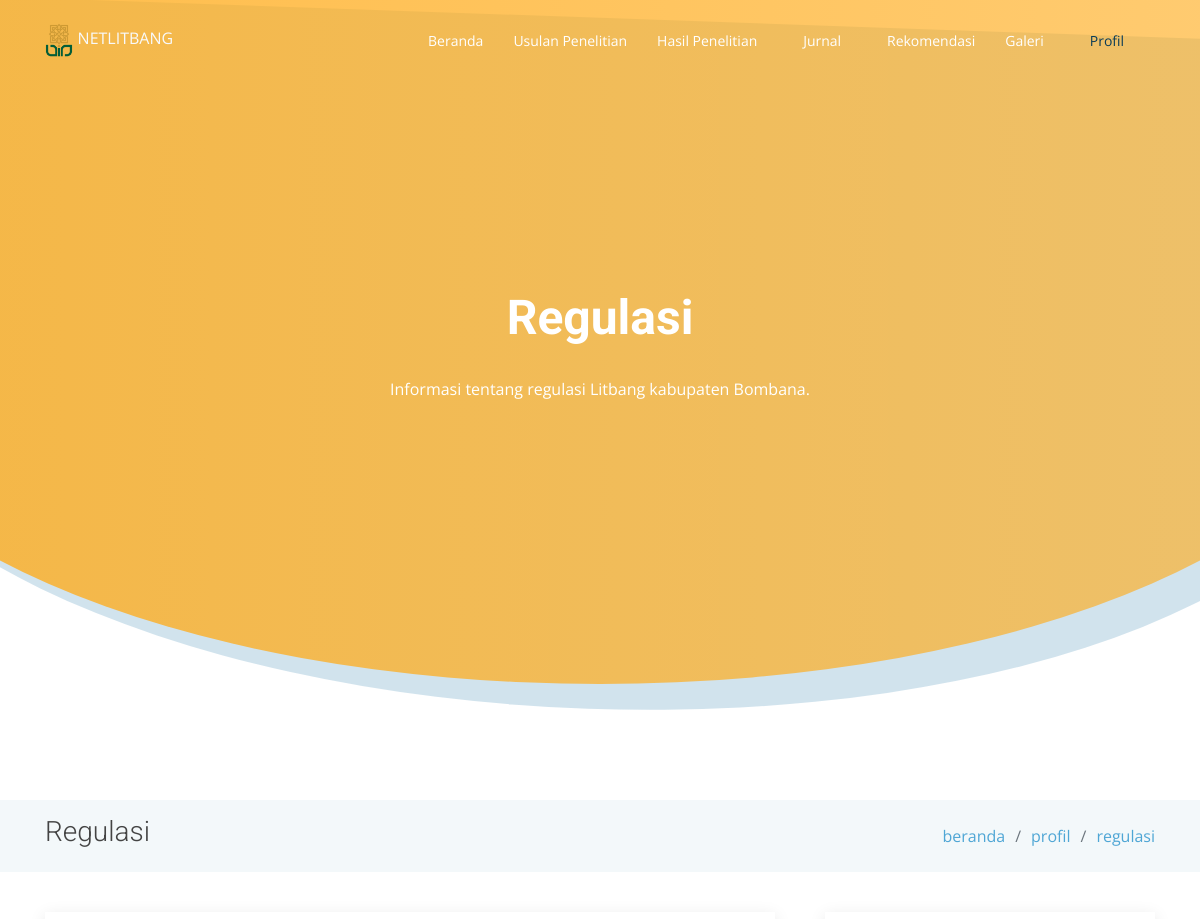
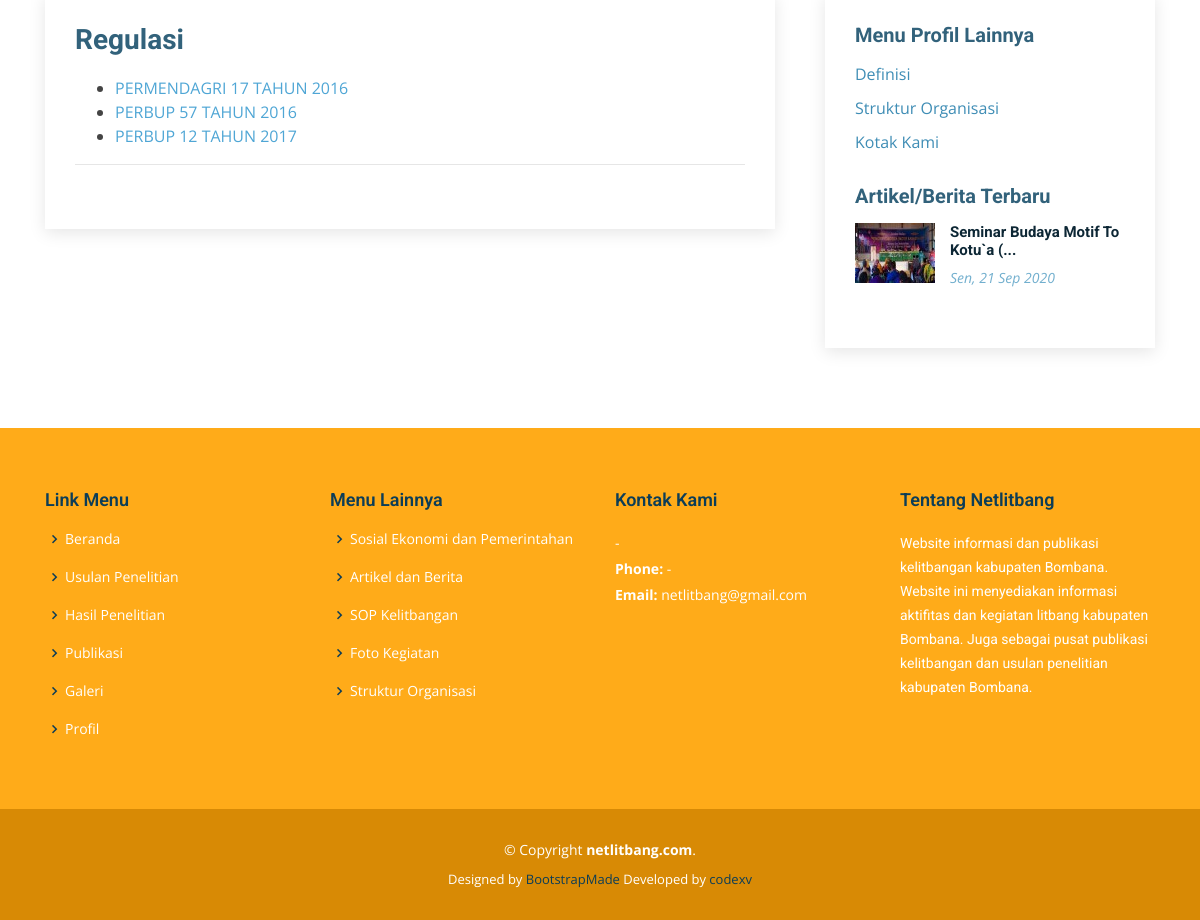
/profile/regulasi, run on the app's committed database (2 pictures, top to bottom).
### tables this page shows
CREATE TABLE `articles` (
  `id` int(11) NOT NULL,
  `title` varchar(250) DEFAULT NULL,
  `content` text NOT NULL,
  `file` varchar(55) DEFAULT NULL,
  `start_date` date DEFAULT NULL,
  `end_date` date DEFAULT NULL,
  `type` enum('sop-kelitbangan','rik-bombana','agenda-kegiatan','rekomendasi','artikel-berita','sosial-pemerintahan','ekonomi-pembangunan','inovasi-pelayanan-publik','definisi','regulasi','kontak-kami','struktur-organisasi','gambar','foto-kegiatan','video') NOT NULL,
  `slug` varchar(250) DEFAULT NULL,
  `created_at` timestamp NOT NULL DEFAULT current_timestamp(),
  `created_by` int(11) NOT NULL,
  `updated_at` timestamp NULL DEFAULT NULL,
  `updated_by` int(11) DEFAULT NULL
);

### application/controllers/Profile.php (called while the page is built, shortened)
<?php
class Profile extends CI_Controller {
	public function __construct() {
		$this->load->model('Profile_model');
	}
	public function index($content = 'definisi') {
		$data					= $this->__getContentData($content, 'index');
		$data['new_articles']	= $this->Profile_model->getNewArticle();
		$this->load->view('templates/header');
		$this->load->view('templates/head-content', $data);
		$this->load->view('pages/profile/'.$content);
		$this->load->view('templates/footer');
	}
	protected function __getContentData($content, $function = 'index', $slug = NULL) {
		if($function == 'index') {
			if($content == 'definisi') {
				$data				= $this->__getPagination($content, 'articles');
				$data['head'] 		= 'Definisi';
				$data['content']	= 'Definisi netlitbang kabupaten Bombana.';
				$data['title']		= 'Definisi';
				$data['link_map']	= [
					[
						'title'	=> 'beranda',
						'slug'	=> base_url()
					],
					[
						'title'	=> 'profil',
						'slug'	=> NULL
					],
					[
						'title'	=> 'definisi',
						'slug'	=> NULL
					],
				];
				$data['side_submenu']	= [
					[
						'title'	=> 'Struktur Organisasi',
						'slug'	=> base_url('profile/struktur-organisasi'),
						'total'	=> NULL
					],
					[
						'title'	=> 'Regulasi',
						'slug'	=> base_url('profile/regulasi'),
						'total' => NULL
					],
					[
						'title'	=> 'Kotak Kami',
						'slug'	=> base_url('profile/kontak-kami'),
						'total'	=> NULL
					]
				];
				return $data;
			}else if($content == 'regulasi') {
				$data				= $this->__getPagination($content, 'articles');
				$data['head'] 		= 'Regulasi';
				$data['content']	= 'Informasi tentang regulasi Litbang kabupaten Bombana.';
				$data['title']		= 'Regulasi';
				$data['link_map']	= [
					[
						'title'	=> 'beranda',
						'slug'	=> base_url()
					],
					[
						'title'	=> 'profil',
						'slug'	=> NULL
					],
					[
						'title'	=> 'regulasi',
						'slug'	=> NULL
					],
				];
				$data['side_submenu']	= [
					[
						'title'	=> 'Definisi',
						'slug'	=> base_url('profile/definisi'),
						'total' => NULL
					],
					[
						'title'	=> 'Struktur Organisasi',
						'slug'	=> base_url('profile/struktur-organisasi'),
						'total'	=> NULL
					],
					[
						'title'	=> 'Kotak Kami',
						'slug'	=> base_url('profile/kontak-kami'),
						'total'	=> NULL
					]
				];
				return $data;
			}else if($content == 'kontak-kami') {
				$data				= $this->__getPagination($content, 'articles');
				$data['head'] 		= 'Kontak Kami';
				$data['content']	= 'Informasi kontak netlitbang kabupaten Bombana.';
				$data['title']		= 'Kontak Kami';
				$data['link_map']	= [
					[
						'title'	=> 'beranda',
						'slug'	=> base_url()
					],
					[
						'title'	=> 'profil',
						'slug'	=> NULL
					],
					[
						'title'	=> 'kontak kami',
						'slug'	=> NULL
					],
				];
				$data['side_submenu']	= [
					[
						'title'	=> 'Definisi',
						'slug'	=> base_url('profile/definisi'),
						'total'	=> NULL
					],
					[
						'title'	=> 'Struktur Organisasi',
						'slug'	=> base_url('profile/struktur-organisasi'),
						'total'	=> NULL
					],
					[
						'title'	=> 'Regulasi',
						'slug'	=> base_url('profile/regulasi'),
						'total' => NULL
					]
				];
				return $data;
			}
		}else if($function == 'detail') {
			if($content == 'definisi') {
				$data['results']	= $this->Profile_model->getDetailData('articles', $slug);
				$data['head'] 		= 'Definisi';
				$data['content']	= 'Definisi netlitbang kabupaten Bombana.';
				$data['title']		= 'Definisi';
				$data['link_map']	= [
					[
						'title'	=> 'beranda',
						'slug'	=> base_url()
					],
					[
						'title'	=> 'profil',
						'slug'	=> NULL
					],
					[
						'title'	=> 'definisi',
						'slug'	=> NULL
					],
				];
				$data['side_submenu']	= [
					[
						'title'	=> 'Struktur Organisasi',
						'slug'	=> base_url('profile/struktur-organisasi'),
						'total'	=> NULL
					],
					[
						'title'	=> 'Regulasi',
						'slug'	=> base_url('profile/regulasi'),
						'total' => NULL
					],
					[
						'title'	=> 'Kotak Kami',
						'slug'	=> base_url('profile/kontak-kami'),
						'total'	=> NULL
					]
				];
				return $data;
			}else if($content == 'struktur-organisasi') {
				$data['results']	= $this->Profile_model->getDetailData('articles', $slug);
				$data['head'] 		= 'Struktur Organiasi';
				$data['content']	= 'Struktur organisasi Litbang kabupaten Bombana.';
				$data['title']		= 'Struktur Organiasi';
				$data['link_map']	= [
					[
						'title'	=> 'beranda',
						'slug'	=> base_url()
					],
					[
						'title'	=> 'profil',
						'slug'	=> NULL
					],
					[
						'title'	=> 'struktur organisasi',
						'slug'	=> NULL
					],
				];
				$data['side_submenu']	= [
					[
						'title'	=> 'Definisi',
						'slug'	=> base_url('profile/definisi'),
						'total'	=> NULL
					],
					[
						'title'	=> 'Regulasi',
						'slug'	=> base_url('profile/regulasi'),
						'total' => NULL
					],
					[
						'title'	=> 'Kotak Kami',
						'slug'	=> base_url('profile/kontak-kami'),
						'total'	=> NULL
					]
				];
				return $data;
			}else if($content == 'regulasi') {
				$data['results']	= $this->Profile_model->getDetailData('articles', $slug);
				$data['head'] 		= 'Regulasi';
				$data['content']	= 'Informasi tentang regulasi Litbang kabupaten Bombana.';
				$data['title']		= 'Regulasi';
				$data['link_map']	= [
					[
						'title'	=> 'beranda',
						'slug'	=> base_url()
					],
					[
						'title'	=> 'profil',
						'slug'	=> NULL
					],
					[
						'title'	=> 'regulasi',
						'slug'	=> NULL
					],
				];
				$data['side_submenu']	= [
					[
						'title'	=> 'Definisi',
						'slug'	=> base_url('profile/definisi'),
						'total' => NULL
					],
					[
						'title'	=> 'Struktur Organisasi',
						'slug'	=> base_url('profile/struktur-organisasi'),
						'total'	=> NULL
					],
					[
						'title'	=> 'Kotak Kami',
						'slug'	=> base_url('profile/kontak-kami'),
						'total'	=> NULL
					]
				];
				return $data;
			}else if($content == 'kontak-kami') {
				$data['results']	= $this->Profile_model->getDetailData('articles', $slug);
				$data['head'] 		= 'Kontak Kami';
				$data['content']	= 'Informasi kontak netlitbang kabupaten Bombana.';
				$data['title']		= 'Kontak Kami';
				$data['link_map']	= [
					[
						'title'	=> 'beranda',
						'slug'	=> base_url()
					],
					[
						'title'	=> 'profil',
						'slug'	=> NULL
					],
					[
						'title'	=> 'kontak kami',
						'slug'	=> NULL
					],
				];
				$data['side_submenu']	= [
					[
						'title'	=> 'Definisi',
						'slug'	=> base_url('profile/definisi'),
						'total'	=> NULL
					],
					[
						'title'	=> 'Struktur Organisasi',
						'slug'	=> base_url('profile/struktur-organisasi'),
						'total'	=> NULL
					],
					[
						'title'	=> 'Regulasi',
						'slug'	=> base_url('profile/regulasi'),
						'total' => NULL
					]
				];
				return $data;
			}
		}
	}
	protected function __getPagination($content, $table, $per_page = 10) {
		$config['base_url'] 	= base_url('profile/').$content;
		$config['total_rows'] 	= $this->Profile_model->getTotalData($content, $table);
		$config['per_page'] 	= $per_page;
		$config["uri_segment"] 	= 3;
		$choice 				= $config["total_rows"] / $config["per_page"];
		$config["num_links"] 	= floor($choice);
		$config['first_link']       = 'First';
		$config['last_link']        = 'Last';
		$config['next_link']        = '<i class="icofont-rounded-right"></i>';
		$config['prev_link']        = '<i class="icofont-rounded-left"></i>';
		$config['full_tag_open']    = '<ul class="justify-content-center">';
		$config['full_tag_close']   = '</ul>';
		$config['num_tag_open']     = '<li>';
		$config['num_tag_close']    = '</li>';
		$config['cur_tag_open']     = '<li class="active"><a href="#">';
		$config['cur_tag_close']    = '</a></li>';
		$config['next_tag_open']    = '<li>';
		$config['next_tagl_close']  = '</li>';
		$config['prev_tag_open']    = '<li>';
		$config['prev_tagl_close']  = '</li>';
		$config['first_tag_open']   = '<li>';
		$config['first_tagl_close'] = '</li>';
		$config['last_tag_open']    = '<li>';
		$config['last_tagl_close']  = '</li>';
		$this->pagination->initialize($config);
		$data['page'] 				= ($this->uri->segment(3)) ? $this->uri->segment(3) : 0;
		$data['results'] 			= $this->Profile_model->getContentData($content, $table, $config["per_page"], $data['page']);
		$data['pagination'] 		= $this->pagination->create_links();
		return $data;
	}
}

### index.php (called while the page is built, shortened)
<?php
require_once BASEPATH.'core/CodeIgniter.php';

### application/models/Profile_model.php (called while the page is built, shortened)
<?php
class Profile_model extends CI_Model{
    public function getContentData($type, $table, $limit, $start){
                      $this->db->limit($limit, $start);
                      $this->db->order_by('created_at', 'DESC');
        $results    = $this->db->get_where($table, ['type' => $type])->result_array();
        return $results;
    }
    public function getNewArticle(){
                      $this->db->limit(3);
                      $this->db->order_by('created_at', 'DESC');
        $results    = $this->db->get_where('articles', ['type' => 'artikel-berita'])->result_array();
        return $results;
    }
}

### application/helpers/rmy_helper.php (called while the page is built, shortened)
<?php defined('BASEPATH') OR exit('No direct script access allowed');
if (! function_exists('_limitText($string, $limit = 100)'))
{
	function _limitText($string, $limit = 100) {
        $string = strip_tags($string);
        if (strlen($string) > $limit) {
            $stringCut = substr($string, 0, $limit);
            $endPoint = strrpos($stringCut, ' ');
            $string = $endPoint? substr($stringCut, 0, $endPoint) : substr($stringCut, 0);
            $string .= '...';
        }
        return $string;
    }
}
if (! function_exists('_dateShortID($date)'))
{
	function _dateShortID($date){
        $bulan = array(
            'Jan',
            'Feb',
            'Mar',
            'Apr',
            'Mei',
            'Jun',
            'Jul',
            'Agu',
            'Sep',
            'Okt',
            'Nov',
            'Des'
        );
        $hari = array(
            'Monday' => 'Sen',
            'Tuesday' => 'Sel',
            'Wednesday' => 'Rab',
            'Thursday' => 'Kam',
            'Friday' => 'Jum',
            'Saturday' => 'Sab',
            'Sunday' => 'Min'
        );
        $split = explode(' ', $date);
        $split = explode('-', $split[0]);
        $indexHari = date('l', strtotime($date));
        return $hari[$indexHari].', '.$split[2].' '.$bulan[$split[1]-1].' '.$split[0];
    }
}

### application/views/pages/profile/regulasi.php (the view, shortened to what this page needs)
<main id="main">
    <section class="breadcrumbs">
    <div class="container">
        <div class="d-flex justify-content-between align-items-center">
        <h2><?=$title?></h2>
        <ol>
            <?php
                foreach($link_map as $link) {
            ?>
            <li><a href="<?=$link['slug']?>"><?=$link['title']?></a></li>
            <?php
                }
            ?>
        </ol>
        </div>
    </div>
    </section>
    <section class="blog" data-aos="fade-up" data-aos-easing="ease-in-out" data-aos-duration="500">
        <div class="container">
            <div class="row">
                <div class="col-lg-8 entries">
                    <article class="entry entry-single">
                        <h2 class="entry-title">
                            <a href="#">Regulasi</a>
                        </h2>
                        <div>
                            <ul>
                                <?php
                                    if(!empty($results)) {
                                        foreach($results as $row) {
                                ?>
                                <li>
                                    <a href="<?=base_url('uploads/files/').$row['file']?>"><?=$row['title']?></a>
                                </li>
                                <?php
                                        }
                                    }
                                ?>
                            </ul>
                        </div>
                        <div class="entry-footer clearfix">
                            <div class="float-right share">
                                <a href="#" title="Share on Twitter"><i class="icofont-twitter"></i></a>
                                <a href="#" title="Share on Facebook"><i class="icofont-facebook"></i></a>
                                <a href="#" title="Share on Instagram"><i class="icofont-instagram"></i></a>
                            </div>
                        </div>
                    </article>
                </div>
                <div class="col-lg-4">
                    <div class="sidebar">
                        <h3 class="sidebar-title">Menu Profil Lainnya</h3>
                        <div class="sidebar-item categories">
                            <ul>
                                <?php
                                    foreach($side_submenu as $submenu) {
                                ?>
                                <li><a href="<?=$submenu['slug']?>"><?=$submenu['title']?> <?=!empty($submenu['total']) ? '<span>('.$submenu['total'].')</span>' : '' ?></a></li>
                                <?php
                                    }
                                ?>
                            </ul>
                        </div>
                        <h3 class="sidebar-title">Artikel/Berita Terbaru</h3>
                        <div class="sidebar-item recent-posts">
                            <?php
                                if(!empty($new_articles)) {
                                    foreach($new_articles as $value) {
                            ?>
                            <div class="post-item clearfix">
                                <img src="<?=base_url('uploads/images/thumbs/').$value['file']?>" alt="gambar">
                                <h4><a href="<?=base_url('journal/detail/artikel-berita/').$value['slug']?>"><?=_limitText($value['title'],35)?></a></h4>
                                <time datetime="<?=date('Y-m-d')?>"><?=_dateShortID($value['created_at'])?></time>
                            </div>
                            <?php
                                    }
                                }else {
                            ?>
                            <h3>Tidak ada berita.</h3>
                            <?php
                                }
                            ?>
                        </div>
                    </div>
                </div>
            </div>
        </div>
    </section>
</main>

### data on the page
articles: title "PERMENDAGRI 17 TAHUN 2016"
articles: title "PERBUP 57 TAHUN 2016"
articles: title "PERBUP 12 TAHUN 2017"
articles: file (picture), title "Seminar Budaya Motif To Kotu`a (...", created_at "Sen, 21 Sep 2020"

### other printed values
$head "Regulasi"
$content "Informasi tentang regulasi Litbang kabupaten Bombana."
$title "Regulasi"
$link['title'] "beranda"
$link['title'] "profil"
$link['title'] "regulasi"
$submenu['title'] "Definisi"
$submenu['title'] "Struktur Organisasi"
$submenu['title'] "Kotak Kami"
